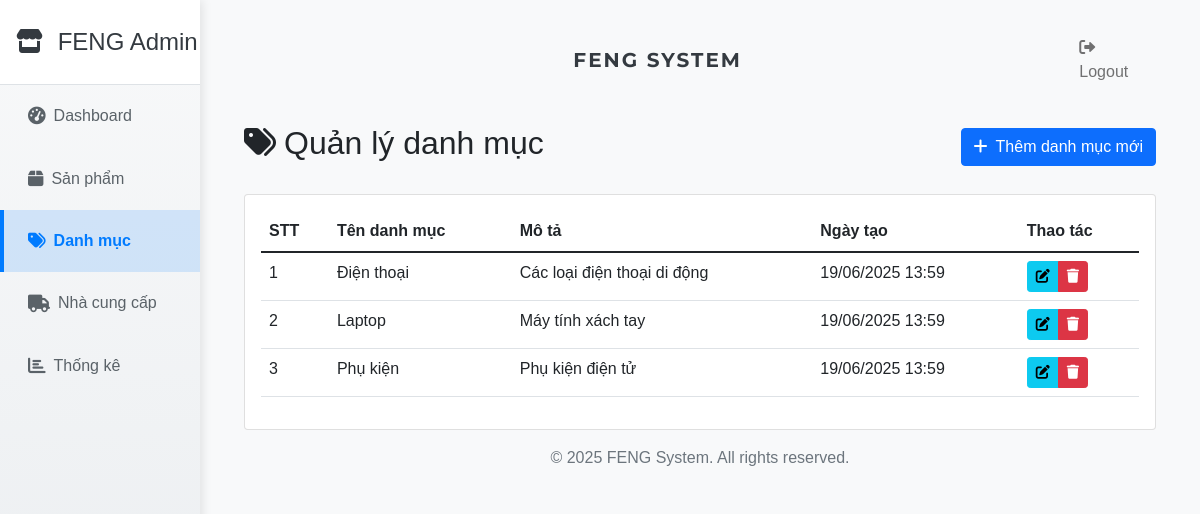
The app's page /index.php?action=categories (signed in) with its own data.
### tables this page shows
CREATE TABLE IF NOT EXISTS categories (
    id INT AUTO_INCREMENT PRIMARY KEY,
    name VARCHAR(255) NOT NULL,
    description TEXT,
    created_at DATETIME DEFAULT CURRENT_TIMESTAMP
);

### controllers/CategoryController.php (called while the page is built, shortened)
<?php
require_once 'models/Category.php';
require_once 'config/database.php';
class CategoryController {
    private $category;
    public function __construct() {
        $database = new Database();
        $this->db = $database->getConnection();
        $this->category = new Category($this->db);
    }
    public function index() {
        $current_page = isset($_GET['page']) ? (int)$_GET['page'] : 1;
        $items_per_page = 10;
        $offset = ($current_page - 1) * $items_per_page;
        $categories = $this->category->read($items_per_page, $offset)->fetchAll(PDO::FETCH_ASSOC);
        require_once 'views/categories/index.php';
    }
}

### config/database.php (called while the page is built, shortened)
<?php
class Database {
    private $host = "localhost";
    private $db_name = "bt3";
    private $username = "root";
    private $password = "123456789";
    public function getConnection() {
        $this->conn = null;
        try {
            $this->conn = new PDO(
                "mysql:host=" . $this->host . ";dbname=" . $this->db_name,
                $this->username,
                $this->password
            );
            $this->conn->setAttribute(PDO::ATTR_ERRMODE, PDO::ERRMODE_EXCEPTION);
            $this->conn->exec("set names utf8");
        } catch(PDOException $e) {
            echo "Connection error: " . $e->getMessage();
        }
        return $this->conn;
    }
}

### models/Category.php (called while the page is built, shortened)
<?php
class Category {
    private $conn;
    private $table_name = "categories";
    public function __construct($db) {
        $this->conn = $db;
    }
    public function read($limit = null, $offset = null) {
        $query = "SELECT * FROM " . $this->table_name . " ORDER BY created_at DESC";
        if ($limit !== null) {
            $query .= " LIMIT :limit";
            if ($offset !== null) {
                $query .= " OFFSET :offset";
            }
        }
        $stmt = $this->conn->prepare($query);
        if ($limit !== null) {
            $stmt->bindParam(':limit', $limit, PDO::PARAM_INT);
            if ($offset !== null) {
                $stmt->bindParam(':offset', $offset, PDO::PARAM_INT);
            }
        }
        $stmt->execute();
        return $stmt;
    }
}

### views/categories/index.php (the view, shortened to what this page needs)
<?php
$current_page_set = 'categories';
?>
<div class="container-fluid">
    <div class="d-flex justify-content-between align-items-center mb-4">
        <h2><i class="fas fa-tags me-2"></i>Quản lý danh mục</h2>
        <a href="index.php?action=create_category" class="btn btn-primary">
            <i class="fas fa-plus me-2"></i>Thêm danh mục mới
        </a>
    </div>
    <div class="card">
        <div class="card-body">
            <div class="table-responsive">
                <table class="table table-hover">
                    <thead>
                        <tr>
                            <th>STT</th>
                            <th>Tên danh mục</th>
                            <th>Mô tả</th>
                            <th>Ngày tạo</th>
                            <th>Thao tác</th>
                        </tr>
                    </thead>
                    <tbody>
                        <?php if (empty($categories)): ?>
                            <tr>
                                <td colspan="5" class="text-center">Không có danh mục nào</td>
                            </tr>
                        <?php else: ?>
                            <?php $stt = 1; foreach ($categories as $category): ?>
                                <tr>
                                    <td><?php echo $stt++; ?></td>
                                    <td><?php echo htmlspecialchars($category['name']); ?></td>
                                    <td><?php echo htmlspecialchars($category['description']); ?></td>
                                    <td><?php echo date('d/m/Y H:i', strtotime($category['created_at'])); ?></td>
                                    <td>
                                        <div class="btn-group">
                                            <a href="index.php?action=edit_category&id=<?php echo $category['id']; ?>"
                                               class="btn btn-sm btn-info"
                                               title="Sửa">
                                                <i class="fas fa-edit"></i>
                                            </a>
                                            <a href="index.php?action=delete_category&id=<?php echo $category['id']; ?>"
                                               class="btn btn-sm btn-danger"
                                               onclick="return confirm('Bạn có chắc chắn muốn xóa danh mục này?')"
                                               title="Xóa">
                                                <i class="fas fa-trash"></i>
                                            </a>
                                        </div>
                                    </td>
                                </tr>
                            <?php endforeach; ?>
                        <?php endif; ?>
                    </tbody>
                </table>
            </div>
        </div>
    </div>
</div>
<?php
$content = ob_get_clean();
require_once 'views/layouts/admin.php';
?>

### index.php (shortened to what this page needs)
<?php
require_once 'config/database.php';
$action = isset($_GET['action']) ? $_GET['action'] : '';
require_once 'models/Category.php';
require_once 'controllers/CategoryController.php';
require_once 'controllers/SupplierController.php';
switch ($action) {
    case 'categories':
        $controller = new CategoryController();
        $controller->index();
        break;
}

### views/layouts/admin.php (shortened to what this page needs)
<!DOCTYPE html>
<html lang="vi">
<head>
    <link href="https://cdn.jsdelivr.net/npm/bootstrap@5.1.3/dist/css/bootstrap.min.css" rel="stylesheet">
    <link rel="stylesheet" href="https://cdnjs.cloudflare.com/ajax/libs/font-awesome/6.0.0/css/all.min.css">
</head>
<body>
    <div class="container-fluid">
        <div class="row">
            <div class="col-md-3 col-lg-2 px-0 sidebar">
                <div class="navbar-brand" style="text-align:center; background:#ffffff; padding:1.5rem 1rem; width:100%; margin:0; color:#343a40; border-bottom:1px solid #dee2e6;">
                    <i class="fas fa-store me-2"></i>
                     FENG Admin
                </div>
                <ul class="nav flex-column">
                    <li class="nav-item">
                        <a class="nav-link <?php echo $current_page_set == 'dashboard' ? 'active' : ''; ?>" href="index.php">
                            <i class="fas fa-tachometer-alt me-2"></i>Dashboard
                        </a>
                    </li>
                    <li class="nav-item">
                        <a class="nav-link <?php echo $current_page_set == 'products' ? 'active' : ''; ?>" href="index.php?action=products">
                            <i class="fas fa-box me-2"></i>Sản phẩm
                        </a>
                    </li>
                    <li class="nav-item">
                        <a class="nav-link <?php echo $current_page_set == 'categories' ? 'active' : ''; ?>" href="index.php?action=categories">
                            <i class="fas fa-tags me-2"></i>Danh mục
                        </a>
                    </li>
                    <li class="nav-item">
                        <a class="nav-link <?php echo $current_page_set == 'suppliers' ? 'active' : ''; ?>" href="index.php?action=suppliers">
                            <i class="fas fa-truck me-2"></i>Nhà cung cấp
                        </a>
                    </li>
                    <li class="nav-item">
                        <a class="nav-link <?php echo $current_page_set == 'statistics' ? 'active' : ''; ?>" href="index.php?action=statistics">
                            <i class="fas fa-chart-bar me-2"></i>Thống kê
                        </a>
                    </li>
                </ul>
            </div>
            <div class="col-md-9 col-lg-10 main-content">
                <nav class="navbar navbar-expand-lg navbar-light bg-light mb-4">
                    <div class="container-fluid">
                        <div class="collapse navbar-collapse" id="navbarNav">
                            <div class="brand-text">FENG SYSTEM</div>
                            <ul class="navbar-nav ms-auto">
                                <li class="nav-item">
                                    <a class="nav-link" href="index.php?action=logout">
                                        <i class="fas fa-sign-out-alt me-2"></i> Logout
                                    </a>
                                </li>
                            </ul>
                        </div>
                    </div>
                </nav>
                <?php echo $content; ?>
                <footer class="footer mt-auto py-3 bg-light">
                    <div class="container text-center">
                        <span class="text-muted">© 2025 FENG System. All rights reserved.</span>
                    </div>
                </footer>
            </div>
        </div>
    </div>
</body>
</html>

### views/layouts/admin.php (style rules this page uses)
body { background: #f8f9fa; font-family: 'Arial', sans-serif; }
.sidebar { min-height: 100vh; background: linear-gradient(to bottom, #f8f9fa, #e9ecef); color: #343a40; box-shadow: 2px 0 10px rgba(0, 0, 0, 0.1); padding-top: 0; }
.sidebar .nav-link { color: #5a6268; padding: 1.2rem 1.5rem; border-left: 4px solid transparent; transition: all 0.3s ease; font-weight: 500; display: flex; align-items: center; }
.sidebar .nav-link i { margin-right: 1rem; font-size: 1.1rem; }
.sidebar .nav-link.active { color: #007bff; background: rgba(0, 123, 255, 0.15); border-left-color: #007bff; font-weight: bold; }
.main-content { padding: 20px; }
.navbar-brand { padding: 1.5rem 1rem; font-size: 1.5rem; background: #ffffff; color: #343a40; text-align: center; border-bottom: 1px solid #dee2e6; margin-bottom: 1rem; }
.brand-text { font-family: 'Montserrat', sans-serif; font-weight: 700; letter-spacing: 0.1em; text-transform: uppercase; font-size: 1.25rem; color: #343a40; text-align: center; width: 100%; padding: 0.5rem 0; }

### records on screen
categories: name "Điện thoại", description "Các loại điện thoại di động", created_at "19/06/2025 13:59"
categories: name "Laptop", description "Máy tính xách tay", created_at "19/06/2025 13:59"
categories: name "Phụ kiện", description "Phụ kiện điện tử", created_at "19/06/2025 13:59"
